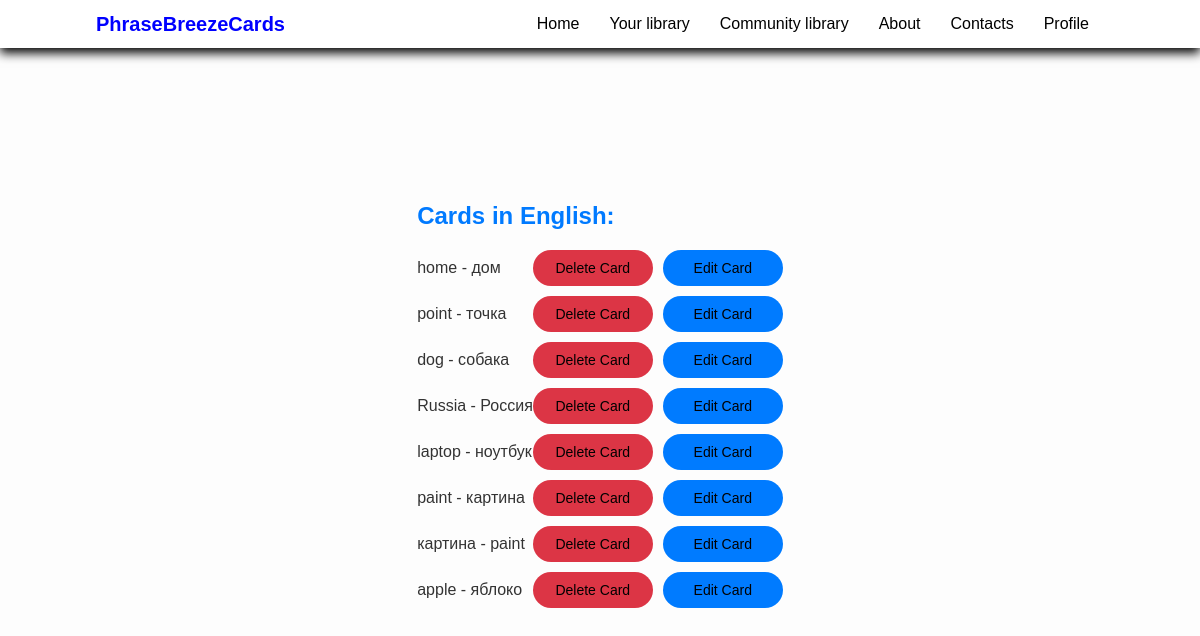
The page /your-library/set-english/cards/ (signed in) on the database its author committed.
### main_app/models.py (models this page shows, shortened)
class Set(models.Model):
    name = models.CharField(max_length=100)
    slug = models.TextField()
    user = models.ForeignKey(User, on_delete=models.CASCADE, related_name='sets')
    class Meta:
        unique_together = ('user', 'name')

class Card(models.Model):
    front_side = models.CharField(max_length=250)
    back_side = models.CharField(max_length=250)
    set = models.ForeignKey(Set, on_delete=models.CASCADE, related_name='cards')
    create_reverse_card = models.BooleanField(default=True)

### main_app/views.py (the view)
# urls.py: path('set-<slug:set_slug>/cards/', views.set_cards_view, name='set_cards'),
def set_cards_view(request, set_slug):
    if request.method == 'GET':
        set = get_object_or_404(models.Set, slug=set_slug, user=request.user)
        cards = set.cards.all()
        template_name = 'main_app/set/set_cards.html'
        context = {
            'set': set,
            'cards': cards
        }
        return render(request, template_name, context)

### templates/main_app/set/set_cards.html (shortened to what this page needs)
{% extends 'base_generic.html' %}
{% block header %}
    {% include 'header.html' %}
{% endblock %}
{% block content %}
    <h2>Cards in {{ set.name }}:</h2>
    {% for card in cards %}
        <div class="card-container">
            <p class="card-text">{{ card.front_side }} - {{ card.back_side }}</p>
            <div class="button-container">
                <button class="delete"><a href="{% url 'delete_card' set.slug card.id %}">Delete Card</a></button>
                <button class="edit"><a href="{% url 'edit_card' set.slug card.id %}">Edit Card</a></button>
            </div>
        </div>
    {% endfor %}
{% endblock %}

### templates/base_generic.html (style rules this page uses)
* { margin: 0; padding: 0; box-sizing: border-box; font-family: sans-serif; list-style: none; text-decoration: none; }
body { margin-top: 100px; height: 100vh; background-color: #fff; }

### templates/main_app/set/set_cards.html (style rules this page uses)
body { background: #FDFDFD; display: flex; flex-direction: column; align-items: center; justify-content: center; min-height: 100vh; margin: 0; color: #333; font-family: Arial, sans-serif; }
h2 { margin: 20px 0; font-size: 24px; color: #007AFF; }
.card-container { margin: 10px 0; display: flex; align-items: center; justify-content: space-between; width: 100%; }
.card-text { font-size: 16px; flex-grow: 1; }
.button-container { display: flex; gap: 10px; }
button { padding: 10px; color: white; border: none; border-radius: 20px; cursor: pointer; transition: background 0.3s; text-decoration: none; display: inline-block; font-size: 14px; width: 120px; }
a { color: black; text-decoration: none; }
button.delete { background-color: #dc3545; }
button.edit { background-color: #007bff; }

### rows shown on the page
Set: name "English"
Card: front_side "home", back_side "дом"
Card: front_side "point", back_side "точка"
Card: front_side "dog", back_side "собака"
Card: front_side "Russia", back_side "Россия"
Card: front_side "laptop", back_side "ноутбук"
Card: front_side "paint", back_side "картина"
Card: front_side "картина", back_side "paint"
Card: front_side "apple", back_side "яблоко"
